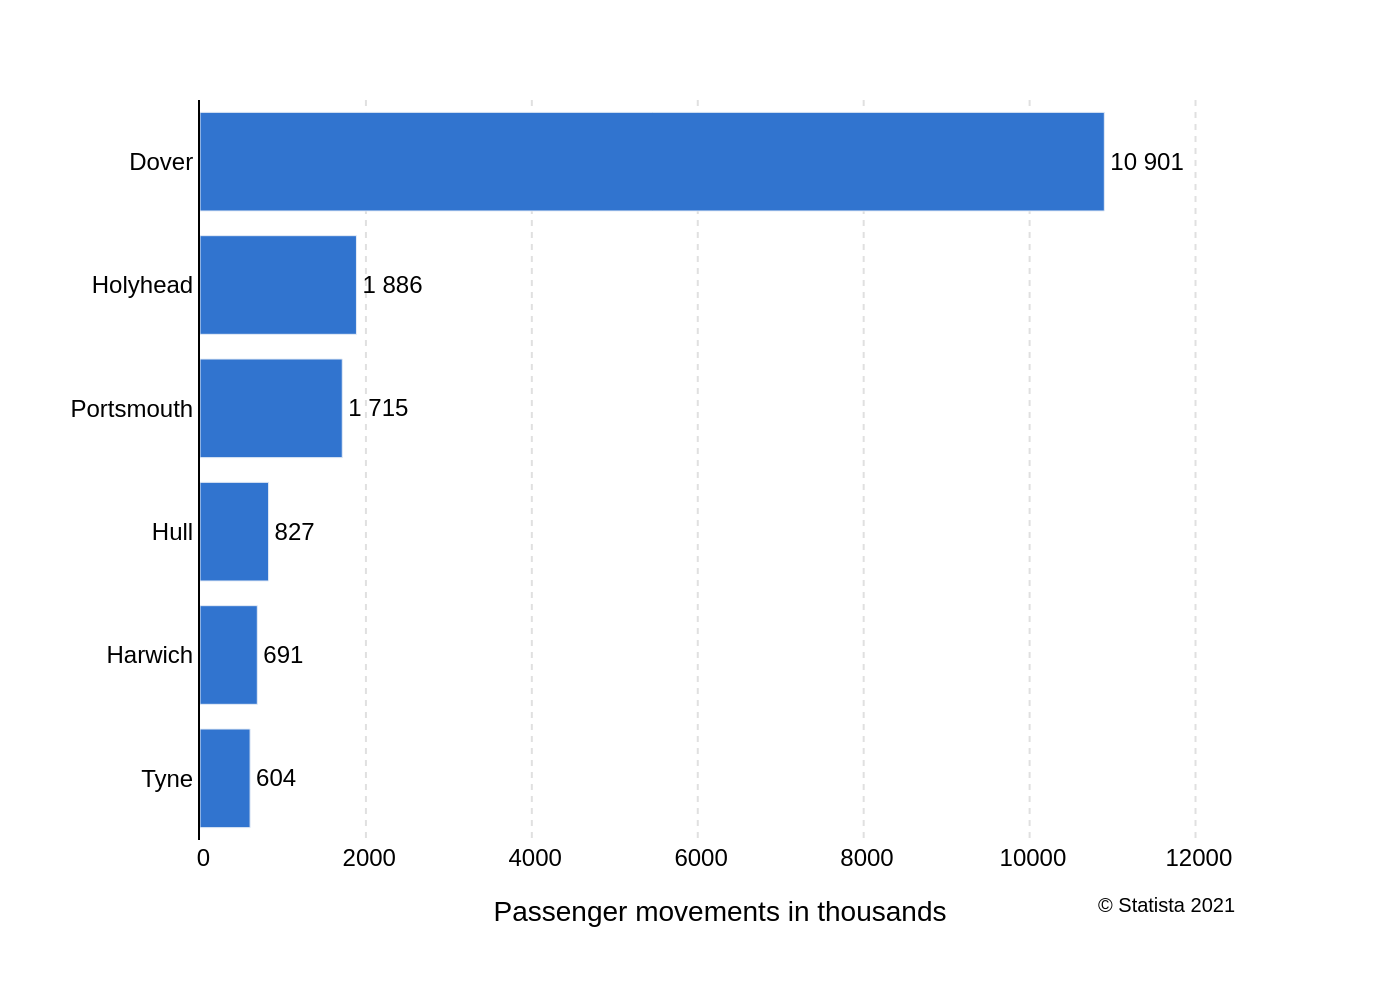

The script that drew this image:
import sys
import json
import os
import plotly.graph_objects as go

# Check for command-line argument
if len(sys.argv) != 2:
    print("Usage: python generate_chart.py <json_file_path>")
    sys.exit(1)

# Get JSON file path from command-line argument
json_filepath = sys.argv[1]

# Read data from the JSON file
try:
    with open(json_filepath, 'r', encoding='utf-8') as f:
        chart_config = json.load(f)
except FileNotFoundError:
    print(f"Error: JSON file not found at '{json_filepath}'")
    sys.exit(1)
except json.JSONDecodeError:
    print(f"Error: Could not decode JSON from '{json_filepath}'")
    sys.exit(1)

# Extract data and texts
chart_data = chart_config.get('chart_data', [])
texts = chart_config.get('texts', {})
colors = chart_config.get('colors', [])

# Prepare data for plotting
categories = [item['category'] for item in chart_data]
values = [item['value'] for item in chart_data]

# Format text labels for display on the chart (with space as thousand separator)
text_labels = [f'{v:,}'.replace(',', ' ') for v in values]

# Create the figure
fig = go.Figure()

# Add the bar trace
fig.add_trace(go.Bar(
    y=categories,
    x=values,
    orientation='h',
    marker=dict(color=colors[0]),
    text=text_labels,
    textposition='outside',
    textfont=dict(family="Arial", size=12, color='black'),
    cliponaxis=False,  # Prevent text from being clipped by the plot area
    hoverinfo='none' # Mimic static chart
))

# Update layout for a clean, professional look
fig.update_layout(
    font=dict(family="Arial", size=12, color="black"),
    title_text=texts.get('title'),
    plot_bgcolor='white',
    paper_bgcolor='white',
    showlegend=False,
    xaxis=dict(
        title=texts.get('x_axis_title'),
        showgrid=True,
        gridcolor='#E0E0E0',
        griddash='dot',
        zeroline=False,
        showline=False,
        tickformat=' ', # Use space as thousands separator
        range=[0, max(values) * 1.15] # Add padding for text labels
    ),
    yaxis=dict(
        title=texts.get('y_axis_title'),
        autorange='reversed',  # Ensure the order from JSON is top-to-bottom
        showgrid=False,
        zeroline=False,
        showline=True,
        linecolor='black',
        linewidth=1
    ),
    margin=dict(l=100, r=80, t=50, b=80) # Adjust margins for labels and source
)

# Add source text as an annotation
if texts.get('source'):
    fig.add_annotation(
        text=texts['source'],
        align='right',
        showarrow=False,
        xref='paper',
        yref='paper',
        x=1.0,
        y=0,
        xanchor='right',
        yanchor='top',
        yshift=-25, # Position below the chart area
        font=dict(size=10)
    )

# Define output filename based on the input JSON file's name
base_filename = os.path.splitext(os.path.basename(json_filepath))[0]
output_filename = f"{base_filename}.png"

# Save the figure as a high-resolution PNG image
fig.write_image(output_filename, scale=2)

print(f"Chart saved to {output_filename}")
